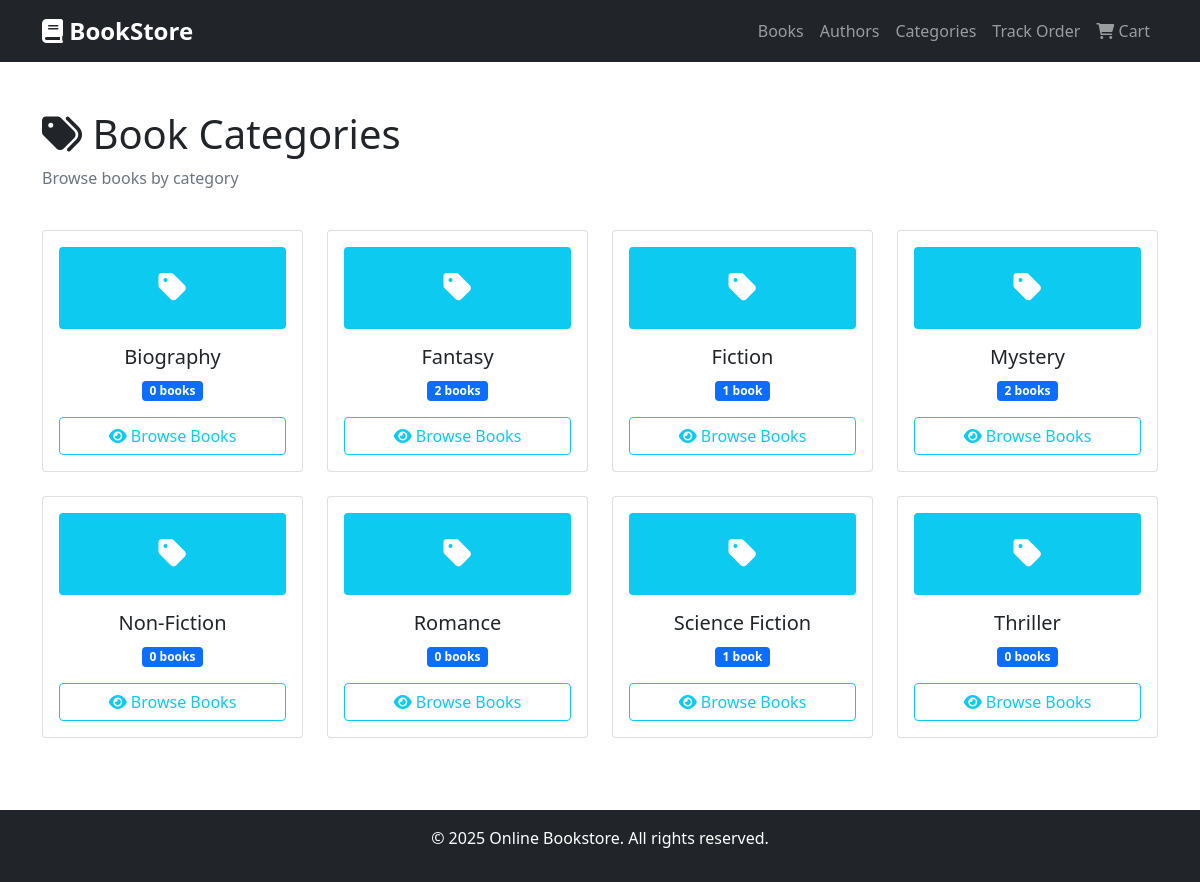
Page /categories/ on the committed database.
### bookstore/models.py (models this page shows, shortened)
class Category(models.Model):
    name = models.CharField(max_length=100, unique=True)
    description = models.TextField(blank=True)
    class Meta:
        verbose_name_plural = "Categories"
        ordering = ['name']

### bookstore/views.py (the view)
# urls.py: path('categories/', views.category_list, name='category_list'),
def category_list(request):
    categories = Category.objects.all().order_by('name')
    return render(request, 'bookstore/category_list.html', {
        'categories': categories
    })

### templates/bookstore/category_list.html (shortened to what this page needs)
{% extends 'bookstore/base.html' %}
{% block content %}
<div class="container my-5">
    <div class="row">
        <div class="col-12 mb-4">
            <h1><i class="fas fa-tags"></i> Book Categories</h1>
            <p class="text-muted">Browse books by category</p>
        </div>
    </div>
    <div class="row">
        {% for category in categories %}
        <div class="col-lg-3 col-md-4 col-sm-6 mb-4">
            <div class="card h-100 text-center">
                <div class="card-body d-flex flex-column">
                    <div class="bg-info text-white rounded p-4 mb-3">
                        <i class="fas fa-tag fa-2x"></i>
                    </div>
                    <h5 class="card-title">{{ category.name }}</h5>
                    <div class="mt-auto">
                        <span class="badge bg-primary mb-3">{{ category.books.count }} book{{ category.books.count|pluralize }}</span>
                        <a href="{% url 'category_detail' category.id %}" class="btn btn-outline-info w-100">
                            <i class="fas fa-eye"></i> Browse Books
                        </a>
                    </div>
                </div>
            </div>
        </div>
        {% empty %}
        <div class="col-12">
            <div class="alert alert-info text-center">
                <i class="fas fa-info-circle"></i> No categories found.
            </div>
        </div>
        {% endfor %}
    </div>
</div>
{% endblock %}

### templates/bookstore/base.html (shortened to what this page needs)
<!DOCTYPE html>
<html lang="en">
<head>
    <link href="https://cdn.jsdelivr.net/npm/bootstrap@5.1.3/dist/css/bootstrap.min.css" rel="stylesheet">
    <link href="https://cdnjs.cloudflare.com/ajax/libs/font-awesome/6.0.0/css/all.min.css" rel="stylesheet">
</head>
<body>
    <nav class="navbar navbar-expand-lg navbar-dark bg-dark">
    <div class="container">
        <a class="navbar-brand" href="{% url 'book_list' %}">
            <i class="fas fa-book"></i> BookStore
        </a>
        <div class="navbar-nav ms-auto">
            <a class="nav-link" href="{% url 'book_list' %}">Books</a>
            <a class="nav-link" href="{% url 'author_list' %}">Authors</a>
            <a class="nav-link" href="{% url 'category_list' %}">Categories</a>
            <a class="nav-link" href="{% url 'track_order' %}">Track Order</a>
            <a class="nav-link position-relative" href="{% url 'view_cart' %}">
                <i class="fas fa-shopping-cart"></i> Cart
            </a>
        </div>
    </div>
</nav>
    <main>
        {% block content %}
        {% endblock %}
    </main>
    <footer class="bg-dark text-white text-center py-3 mt-5">
        <div class="container">
            <p>&copy; 2025 Online Bookstore. All rights reserved.</p>
        </div>
    </footer>
</body>
</html>

### templates/bookstore/base.html (style rules this page uses)
.navbar-brand { font-weight: bold; font-size: 1.5rem; }

### rows in the picture
Category: name "Biography", books.count "0"
Category: name "Fantasy", books.count "2"
Category: name "Fiction", books.count "1"
Category: name "Mystery", books.count "2"
Category: name "Non-Fiction", books.count "0"
Category: name "Romance", books.count "0"
Category: name "Science Fiction", books.count "1"
Category: name "Thriller", books.count "0"
